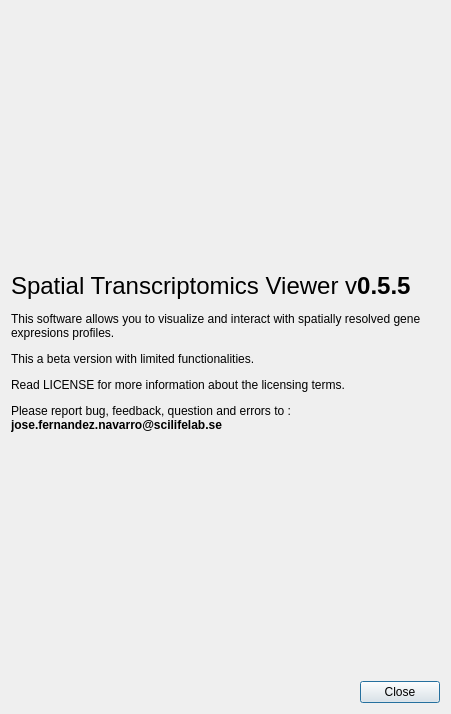
<?xml version="1.0" encoding="UTF-8"?>
<ui version="4.0">
 <class>AboutDialog</class>
 <widget class="QDialog" name="AboutDialog">
  <property name="enabled">
   <bool>true</bool>
  </property>
  <property name="geometry">
   <rect>
    <x>0</x>
    <y>0</y>
    <width>451</width>
    <height>714</height>
   </rect>
  </property>
  <property name="sizePolicy">
   <sizepolicy hsizetype="Preferred" vsizetype="Preferred">
    <horstretch>0</horstretch>
    <verstretch>0</verstretch>
   </sizepolicy>
  </property>
  <property name="windowTitle">
   <string>About...</string>
  </property>
  <layout class="QVBoxLayout" name="verticalLayout">
   <property name="topMargin">
    <number>9</number>
   </property>
   <item>
    <layout class="QVBoxLayout" name="verticalLayout_2">
     <property name="spacing">
      <number>6</number>
     </property>
     <item>
      <widget class="QLabel" name="labelAboutIcon">
       <property name="sizePolicy">
        <sizepolicy hsizetype="Preferred" vsizetype="Preferred">
         <horstretch>0</horstretch>
         <verstretch>0</verstretch>
        </sizepolicy>
       </property>
       <property name="text">
        <string/>
       </property>
       <property name="pixmap">
        <pixmap resource="../../../build-stviewer-Desktop_Qt_5_6_0_clang_64bit-Default/application.qrc">:/images/st.png</pixmap>
       </property>
       <property name="scaledContents">
        <bool>false</bool>
       </property>
       <property name="alignment">
        <set>Qt::AlignCenter</set>
       </property>
      </widget>
     </item>
     <item>
      <widget class="QLabel" name="labelAboutText">
       <property name="sizePolicy">
        <sizepolicy hsizetype="Preferred" vsizetype="MinimumExpanding">
         <horstretch>0</horstretch>
         <verstretch>0</verstretch>
        </sizepolicy>
       </property>
       <property name="mouseTracking">
        <bool>true</bool>
       </property>
       <property name="text">
        <string>&lt;html&gt;&lt;head/&gt;&lt;body&gt;&lt;p&gt;&lt;span style=&quot; font-size:18pt;&quot;&gt;Spatial Transcriptomics Viewer v&lt;/span&gt;&lt;span style=&quot; font-size:18pt; font-weight:600;&quot;&gt;0.5.5&lt;/span&gt;&lt;/p&gt;&lt;p&gt;This software allows you to visualize and interact with spatially resolved gene expresions profiles.&lt;/p&gt;&lt;p&gt;This a beta version with limited functionalities.&lt;/p&gt;&lt;p&gt;Read LICENSE for more information about the licensing terms.&lt;/p&gt;&lt;p&gt;Please report bug, feedback, question and errors to : &lt;span style=&quot; font-weight:600;&quot;&gt;jose.fernandez.navarro@scilifelab.se&lt;/span&gt;&lt;/p&gt;&lt;/body&gt;&lt;/html&gt;</string>
       </property>
       <property name="textFormat">
        <enum>Qt::AutoText</enum>
       </property>
       <property name="scaledContents">
        <bool>true</bool>
       </property>
       <property name="alignment">
        <set>Qt::AlignLeading|Qt::AlignLeft|Qt::AlignVCenter</set>
       </property>
       <property name="wordWrap">
        <bool>true</bool>
       </property>
      </widget>
     </item>
    </layout>
   </item>
   <item>
    <widget class="QDialogButtonBox" name="buttonBox">
     <property name="orientation">
      <enum>Qt::Horizontal</enum>
     </property>
     <property name="standardButtons">
      <set>QDialogButtonBox::Close</set>
     </property>
    </widget>
   </item>
  </layout>
 </widget>
 <resources>
  <include location="../../../build-stviewer-Desktop_Qt_5_6_0_clang_64bit-Default/application.qrc"/>
 </resources>
 <connections>
  <connection>
   <sender>buttonBox</sender>
   <signal>accepted()</signal>
   <receiver>AboutDialog</receiver>
   <slot>accept()</slot>
   <hints>
    <hint type="sourcelabel">
     <x>248</x>
     <y>254</y>
    </hint>
    <hint type="destinationlabel">
     <x>157</x>
     <y>274</y>
    </hint>
   </hints>
  </connection>
  <connection>
   <sender>buttonBox</sender>
   <signal>rejected()</signal>
   <receiver>AboutDialog</receiver>
   <slot>reject()</slot>
   <hints>
    <hint type="sourcelabel">
     <x>316</x>
     <y>260</y>
    </hint>
    <hint type="destinationlabel">
     <x>286</x>
     <y>274</y>
    </hint>
   </hints>
  </connection>
 </connections>
</ui>
